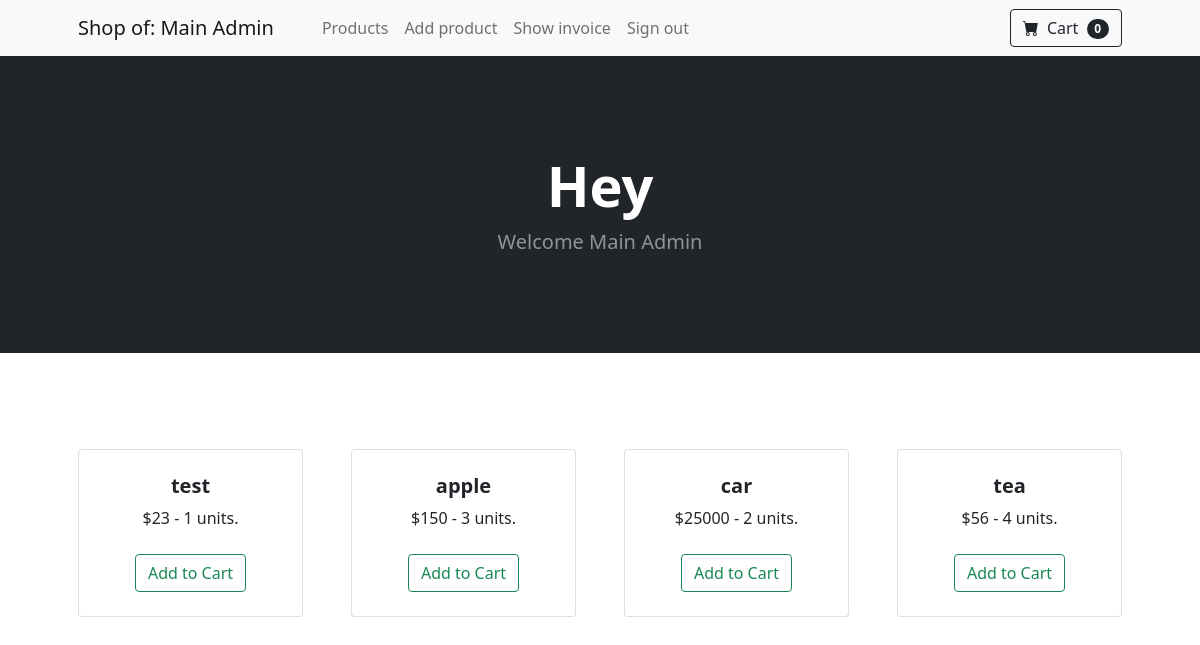
Screenshot of /php_apps/my_shop/admin_homepage.php (signed in) with the database file from the repository.
### tables this page shows
CREATE TABLE `product` (
  `id` int(11) NOT NULL,
  `name` varchar(200) NOT NULL,
  `unit` double NOT NULL,
  `price_per_unit` double NOT NULL
);

### php_apps/my_shop/products_list.php (the view)
<?php
$products_sql = "select * from product";
$result = mysqli_query($conn, $products_sql);
$products_view = '';
while($product = mysqli_fetch_assoc($result)){
    $products_view .= '
        <div class="col mb-5">
            <div class="card h-100">
                <div class="card-body p-4">
                    <div class="text-center">
                        <h5 class="fw-bolder">'.$product['name'].'</h5>
                        $'.$product['price_per_unit'].' - '.$product['unit'].' units.
                    </div>
                </div>
                <div class="card-footer p-4 pt-0 border-top-0 bg-transparent">
                    <div class="text-center"><a class="btn btn-outline-success mt-auto" href="add_to_cart.php?id='.$product['id'].'">Add to Cart</a></div>
                </div>
            </div>
        </div>
    ';
}
$products_container = '
<section class="py-5">
    <div class="container px-4 px-lg-5 mt-5">
        <div class="row gx-4 gx-lg-5 row-cols-2 row-cols-md-3 row-cols-xl-4 justify-content-center">
            '.$products_view.'
        </div>
    </div>
</section>
';
    ?>

### rows the page displays
product: name "test", price_per_unit "23", unit "1"
product: name "apple", price_per_unit "150", unit "3"
product: name "car", price_per_unit "25000", unit "2"
product: name "tea", price_per_unit "56", unit "4"

### other values shown
$shopName "Shop of: Main Admin"
$cartProductNumber "0"
$title "Welcome Main Admin"
